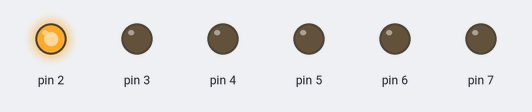
This sketch was run on a simulated Arduino Uno, built with avr-gcc and run on an emulated ATmega328P. Parts: output pins drawn as LEDs (lit = HIGH).

Above: at 0.2 s.
At 1.7 s:
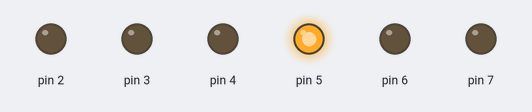
At 2.2 s:
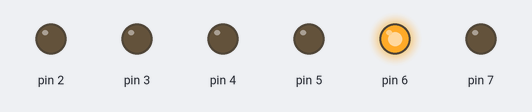
At 3.0 s:
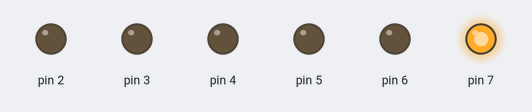
At 5.2 s:
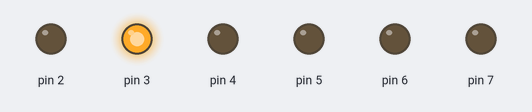
At 7.2 s:
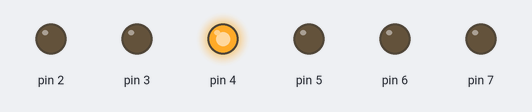
Timing chart, 0 to 7.8 s (numbered marks = the images above):
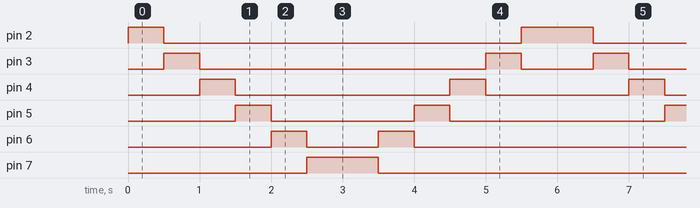

Measured:
- by itself, pin 2: repeats every 6.0 s: LOW 5.0 s, HIGH 1.0 s
- by itself, pin 3: repeats every 6.0 s: LOW 4.0 s, HIGH 0.50 s, LOW 1.0 s, HIGH 0.50 s
- by itself, pin 4: repeats every 6.0 s: LOW 3.0 s, HIGH 0.50 s, LOW 2.0 s, HIGH 0.50 s
- by itself, pin 5: repeats every 6.0 s: LOW 2.0 s, HIGH 0.50 s, LOW 3.0 s, HIGH 0.50 s
- by itself, pin 6: repeats every 6.0 s: LOW 1.0 s, HIGH 0.50 s, LOW 4.0 s, HIGH 0.50 s
- by itself, pin 7: alternates HIGH for 1.0 s and LOW for 5.0 s

The sketch:

arduino_basic02.ino
```cpp
int timer = 500;
// 시간간격 timer라는 변수에 정수 500을 저장함.

void setup() {
for (int i = 2; i < 8; i++)
  {
    pinMode(i, OUTPUT);
  }
}

void loop() {
for (int i = 2; i < 8; i++)
  {
    digitalWrite(i, HIGH); // turn the pin on:
    delay(timer);    // timer(ms)의 시간 간격을 둠.
    digitalWrite(i, LOW); // turn the pin off:
  }
for (int i = 7; i >= 2; i--)
  {
    digitalWrite(i, HIGH);
    delay(timer);
    digitalWrite(i, LOW);
  }
}
```
